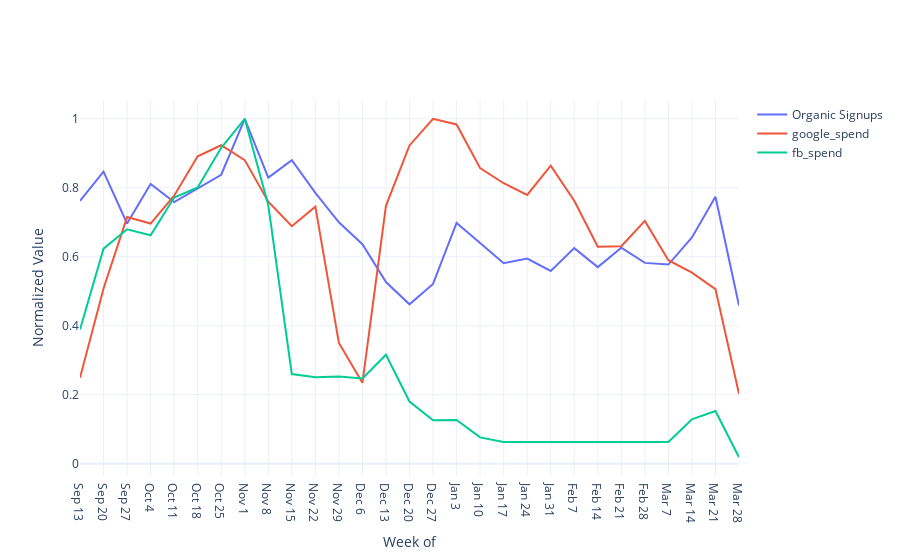

Notebook code cell kept with this figure:
### Markdown cell above
## MX Analysis

### Code cell
fig = plot_series(mx_data, ['Organic Signups', 'google_spend', 'fb_spend'], normalize=True)
fig.show()

### Figure 1 — Plotly figure (JSON) as saved in the notebook; plotly's stock layout.template omitted (floating-point values rounded to 4 significant figures)
{"data": [{"name": "Organic Signups", "type": "scatter", "x": ["Sep 13", "Sep 20", "Sep 27", "Oct 4", "Oct 11", "Oct 18", "Oct 25", "Nov 1", "Nov 8", "Nov 15", "Nov 22", "Nov 29", "Dec 6", "Dec 13", "Dec 20", "Dec 27", "Jan 3", "Jan 10", "Jan 17", "Jan 24", "Jan 31", "Feb 7", "Feb 14", "Feb 21", "Feb 28", "Mar 7", "Mar 14", "Mar 21", "Mar 28"], "y": [0.7619, 0.8467, 0.6965, 0.811, 0.7588, 0.7987, 0.8378, 1, 0.8296, 0.8801, 0.7855, 0.7, 0.6366, 0.5269, 0.4623, 0.5214, 0.6981, 0.64, 0.5813, 0.5947, 0.559, 0.6251, 0.5701, 0.6265, 0.5823, 0.5775, 0.6559, 0.7742, 0.459]}, {"name": "google_spend", "type": "scatter", "x": ["Sep 13", "Sep 20", "Sep 27", "Oct 4", "Oct 11", "Oct 18", "Oct 25", "Nov 1", "Nov 8", "Nov 15", "Nov 22", "Nov 29", "Dec 6", "Dec 13", "Dec 20", "Dec 27", "Jan 3", "Jan 10", "Jan 17", "Jan 24", "Jan 31", "Feb 7", "Feb 14", "Feb 21", "Feb 28", "Mar 7", "Mar 14", "Mar 21", "Mar 28"], "y": [0.2491, 0.5082, 0.7151, 0.6963, 0.777, 0.8913, 0.9233, 0.8802, 0.7596, 0.6887, 0.7454, 0.3503, 0.2348, 0.7476, 0.9227, 1, 0.9835, 0.857, 0.8132, 0.7794, 0.8642, 0.7626, 0.629, 0.6307, 0.7041, 0.5902, 0.5539, 0.5064, 0.2026]}, {"name": "fb_spend", "type": "scatter", "x": ["Sep 13", "Sep 20", "Sep 27", "Oct 4", "Oct 11", "Oct 18", "Oct 25", "Nov 1", "Nov 8", "Nov 15", "Nov 22", "Nov 29", "Dec 6", "Dec 13", "Dec 20", "Dec 27", "Jan 3", "Jan 10", "Jan 17", "Jan 24", "Jan 31", "Feb 7", "Feb 14", "Feb 21", "Feb 28", "Mar 7", "Mar 14", "Mar 21", "Mar 28"], "y": [0.3892, 0.6236, 0.6799, 0.6625, 0.772, 0.8008, 0.9158, 1, 0.7494, 0.26, 0.2506, 0.2531, 0.2472, 0.3162, 0.1804, 0.126, 0.1268, 0.07645, 0.06293, 0.0632, 0.06338, 0.06279, 0.0632, 0.06324, 0.06297, 0.0632, 0.1289, 0.1529, 0.01907]}], "layout": {"xaxis": {"title": {"text": "Week of"}}, "yaxis": {"title": {"text": "Normalized Value"}}}}
